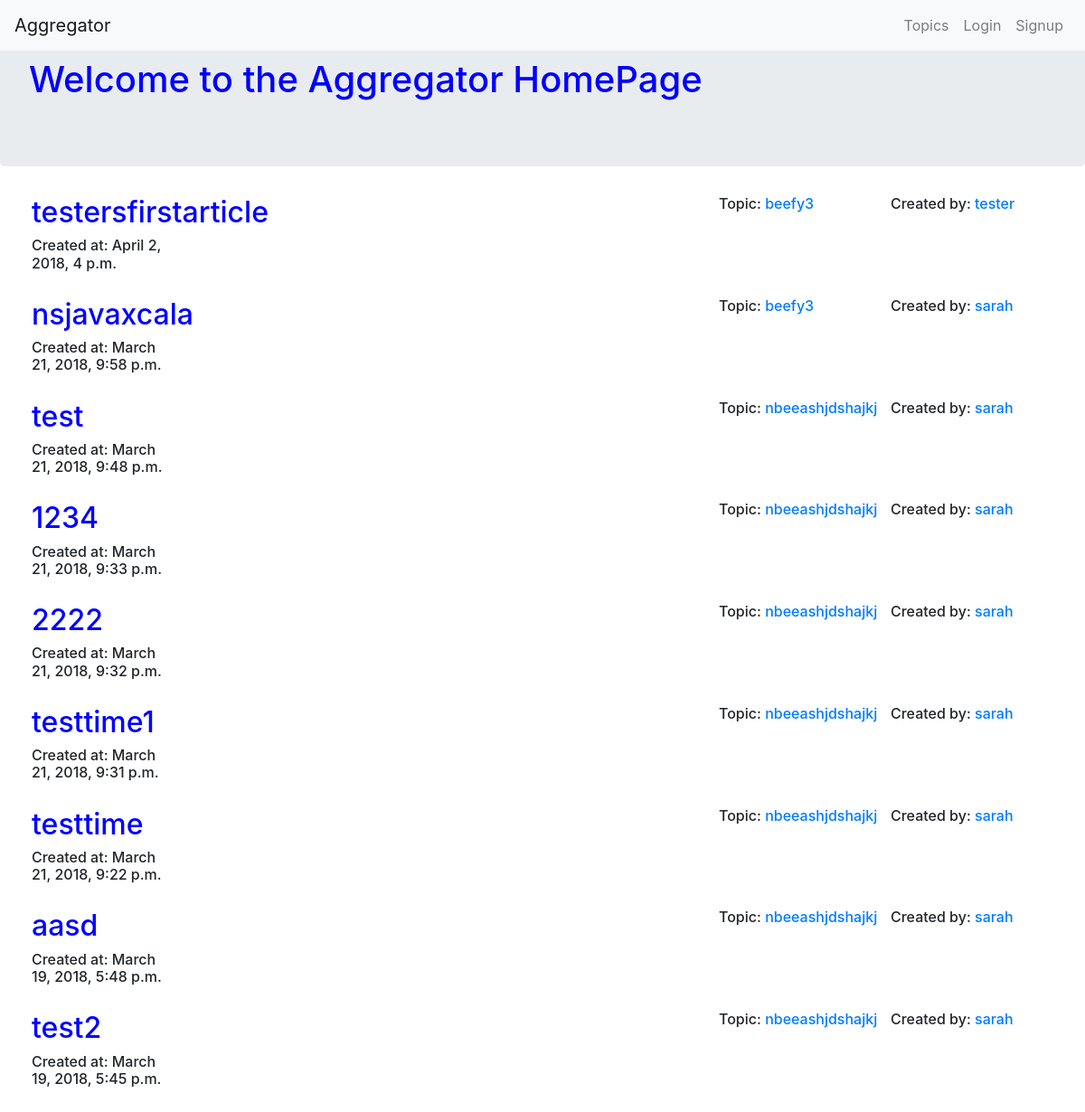
The app's page /, older data.
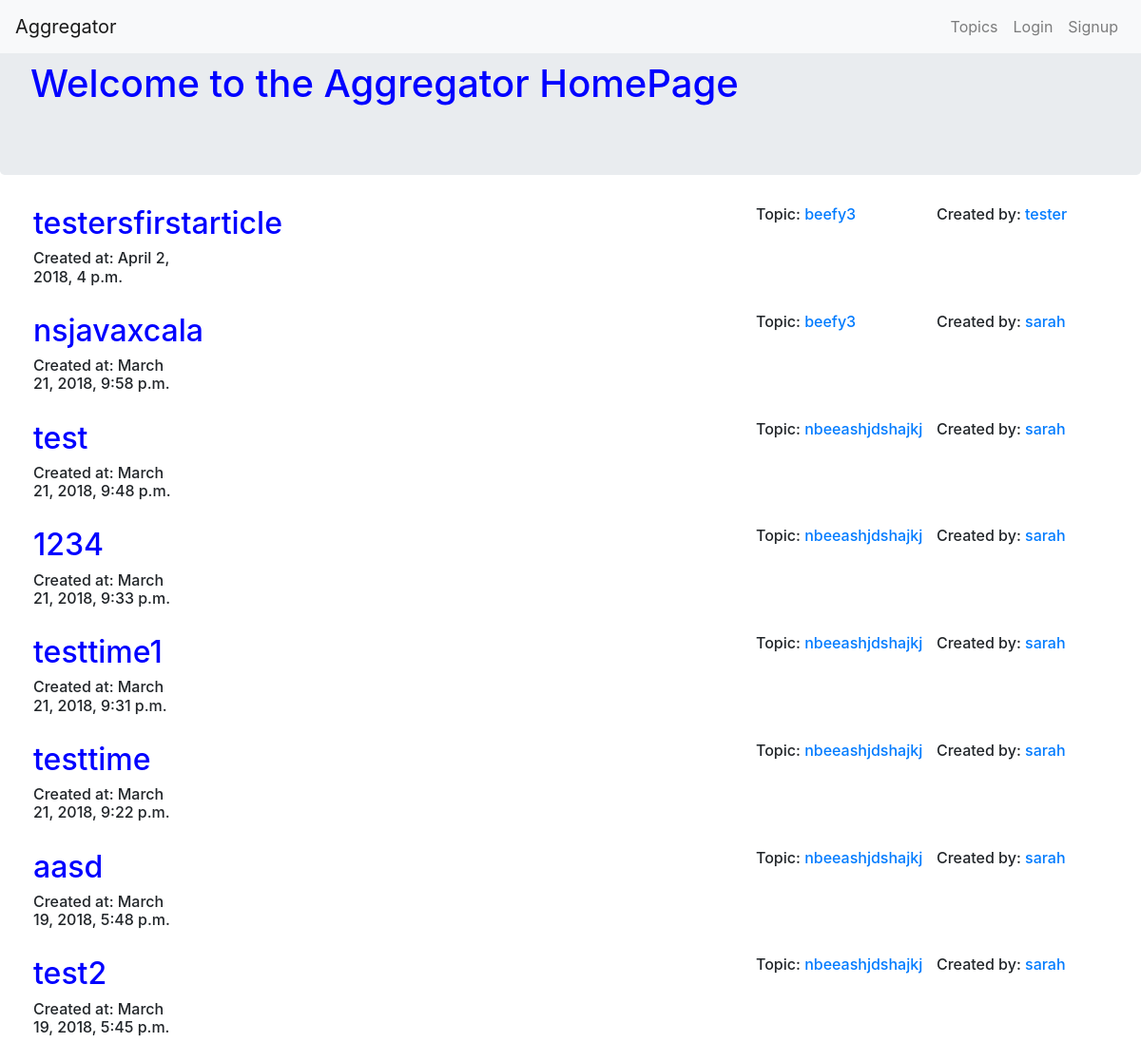
The same page, newer data.
### articles/models.py (models this page shows, shortened)
class Article(models.Model):
    created_by = models.ForeignKey(UserProfile, related_name='articles', on_delete=models.CASCADE)
    created_at = models.DateTimeField(auto_now=True)
    article_name = models.CharField(max_length=126)
    article_content = models.TextField()
    message_html = models.TextField(editable=False, default='')
    topic = models.ForeignKey(Topic, related_name='article', on_delete=models.CASCADE)
    slug = models.SlugField(unique=True, default=slugify(article_name))

### groups/models.py (models this page shows, shortened)
class Topic(models.Model):
    topic_name = models.CharField(max_length=126)
    topic_description = models.CharField(max_length=526,default='Some string describing the topic')
    slug = models.SlugField(unique=True)
    members = models.ManyToManyField(User)
    def __str__(self):
        return self.topic_name

### accounts/models.py (models this page shows, shortened)
class UserProfile(models.Model):
    user = models.OneToOneField(User, related_name="user_profile", on_delete=models.CASCADE)
    bio = models.TextField(max_length=500, blank=True)
    location = models.CharField(max_length=30, blank=True)
    birth_date = models.DateField(null=True, blank=True)
    topics = models.ManyToManyField(Topic)
    def create_user_profile(sender, instance, created, **kwargs):
        if created:
            UserProfile.objects.create(user=instance)
    post_save.connect(create_user_profile, sender=User)

### accounts/views.py (the view)
# urls.py: url(r'^$',account_views.Homepage,name='home'),
def Homepage(request):
    context = {}
    if request.user.is_authenticated:
        site_article_list = Article.objects.filter(topic__members=request.user).order_by('-created_at')
    else:
        site_article_list = Article.objects.all().order_by('-created_at')
    context['site_article_list'] = site_article_list
    return render(request, 'home.html', context)

### templates/home.html (shortened to what this page needs)
<!DOCTYPE html>
{% load static %}
<html lang="en">
<head>
    <link rel="stylesheet" href="https://maxcdn.bootstrapcdn.com/bootstrap/4.0.0/css/bootstrap.min.css">
    <link rel="stylesheet" href="{% static 'articles/style.css' %}" type="text/css">
</head>
<body>
<nav class="navbar navbar-expand-lg fixed-top navbar-light bg-light">
  <a class="navbar-brand" href="{% url 'home' %}">Aggregator</a>
  <div class="collapse navbar-collapse" id="navbarSupportedContent">
    <ul class="navbar-nav mr-auto">
      <li class="nav-item active">
        <a class="nav-link" href=""><span class="sr-only">(current)</span></a>
      </li>
    </ul>
    <ul class="navbar-nav">
        <li>
            <a class="nav-link" href="{% url 'groups:topic_list' %}">Topics</a>
        </li>
        {% if user.is_authenticated %}
        <li class="nav-item">
        <a class="nav-link" href="{% url 'accounts:logout' %}">LogOut</a>
            </li>
        {% else %}
        <li class="nav-item">
        <a class="nav-link" href="{% url 'accounts:login' %}">Login</a>
            </li>
        <li class="nav-item">
        <a class="nav-link" href="{% url 'accounts:signup' %}">Signup</a>
            </li>
        {% endif %}
    </ul>
  </div>
</nav>
{% block content %}
<div class="container-fluid jumbotron"><h1> Welcome to the Aggregator HomePage</h1></div>
{% for article in site_article_list %}
<div class="container article_lists">
  <div class="row">
    <div class="col-md-8"><a href="{% url 'articles:article_detail' slug=article.slug %}" tabindex="1"><h2>{{ article.article_name }}</h2></a></div>
    <div class="col-md-2 text-truncate"><h6>Topic: <a href="{% url 'groups:topic_detail' slug=article.topic.slug %}">{{article.topic }}</a></h6></div>
      <div class="col-md-2"><h6>Created by: <a href="{% url 'accounts:user_profile' username=article.created_by.user %}">{{article.created_by.user }}</a></h6></div>
      <div class="col-md-2"><h6>Created at: {{article.created_at }}</a></h6></div>
  </div>
  </div>
{% endfor %}
{% endblock %}
</body>
</html>

Row changes from the older to the newer data that the page shows:
removed Article: article_name "2222", topic "nbeeashjds…", created_by.user "sarah", created_at "March 21, 2018, 9:32 p.m."
